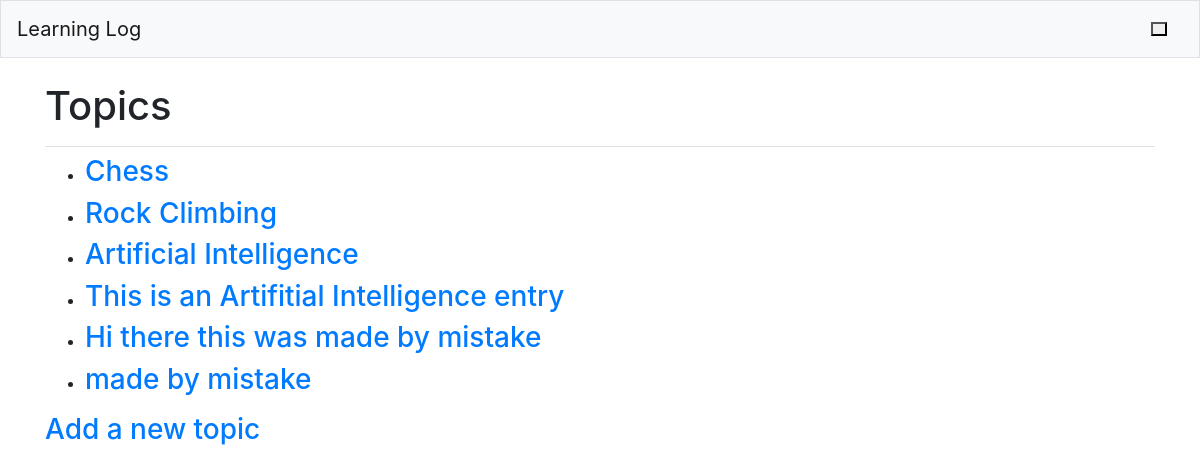
The app's page /topics/ (signed in) with its own data.
### learning_log/models.py (models this page shows)
class Topic (models.Model):
    text = models.CharField(max_length=200)
    date_added = models.DateTimeField(auto_now_add=True)
    owner = models.ForeignKey(User, on_delete= models.CASCADE)
    def __str__(self):
        return self.text

### learning_log/views.py (the view)
# urls.py: path('topics/',views.topics, name = 'topics'),
@login_required
def topics(request):
    topics = Topic.objects.filter(owner = request.user).order_by('date_added')
    context={'topics': topics}
    return render(request, 'learning_log/topics.html', context)

### learning_log/templates/learning_log/topics.html
{%extends "learning_log/base.html"%}
{%block page_header%}
    <h1>Topics</h1>
{%endblock page_header%}
{%block content%}
<ul>
{% for topic in topics%}
    <li>
        <h3>
            <a href="{% url 'learning_log:topic' topic.id %}" >{{ topic }}</a>
        </h3>
    </li>
{% empty%}
    <li><h3>No topics have been added yet.</h3></li>
{% endfor%}
</ul>
<h3>
    <a href="{% url 'learning_log:new_topic'%}">Add a new topic</a>
</h3>
{% endblock content %}

### records on screen
Topic: text "Chess"
Topic: text "Rock Climbing"
Topic: text "Artificial Intelligence"
Topic: text "This is an Artifitial Intelligence entry"
Topic: text "Hi there this was made by mistake"
Topic: text "made by mistake"
